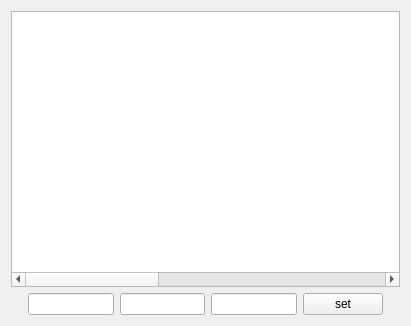
<?xml version="1.0" encoding="UTF-8"?>
<ui version="4.0">
 <class>XpoRptFillShow</class>
 <widget class="QWidget" name="XpoRptFillShow">
  <property name="geometry">
   <rect>
    <x>0</x>
    <y>0</y>
    <width>411</width>
    <height>326</height>
   </rect>
  </property>
  <property name="sizePolicy">
   <sizepolicy hsizetype="Expanding" vsizetype="Expanding">
    <horstretch>0</horstretch>
    <verstretch>0</verstretch>
   </sizepolicy>
  </property>
  <property name="windowTitle">
   <string>XpoRptFillShow</string>
  </property>
  <layout class="QHBoxLayout" name="horizontalLayout_3">
   <item>
    <layout class="QVBoxLayout" name="verticalLayout">
     <item>
      <widget class="QTextEdit" name="btnTextEdit">
       <property name="enabled">
        <bool>true</bool>
       </property>
       <property name="verticalScrollBarPolicy">
        <enum>Qt::ScrollBarAsNeeded</enum>
       </property>
       <property name="horizontalScrollBarPolicy">
        <enum>Qt::ScrollBarAsNeeded</enum>
       </property>
       <property name="lineWrapMode">
        <enum>QTextEdit::FixedPixelWidth</enum>
       </property>
       <property name="lineWrapColumnOrWidth">
        <number>1050</number>
       </property>
       <property name="readOnly">
        <bool>true</bool>
       </property>
      </widget>
     </item>
     <item>
      <layout class="QHBoxLayout" name="horizontalLayout_2">
       <item>
        <spacer name="horizontalSpacer">
         <property name="orientation">
          <enum>Qt::Horizontal</enum>
         </property>
         <property name="sizeHint" stdset="0">
          <size>
           <width>40</width>
           <height>20</height>
          </size>
         </property>
        </spacer>
       </item>
       <item>
        <widget class="QLineEdit" name="edtRow">
         <property name="text">
          <string/>
         </property>
        </widget>
       </item>
       <item>
        <widget class="QLineEdit" name="edtCol"/>
       </item>
       <item>
        <widget class="QLineEdit" name="edtValue"/>
       </item>
       <item>
        <widget class="QPushButton" name="btnSetValue">
         <property name="text">
          <string>set</string>
         </property>
        </widget>
       </item>
       <item>
        <spacer name="horizontalSpacer_2">
         <property name="orientation">
          <enum>Qt::Horizontal</enum>
         </property>
         <property name="sizeHint" stdset="0">
          <size>
           <width>40</width>
           <height>20</height>
          </size>
         </property>
        </spacer>
       </item>
      </layout>
     </item>
    </layout>
   </item>
  </layout>
 </widget>
 <resources/>
 <connections/>
</ui>
